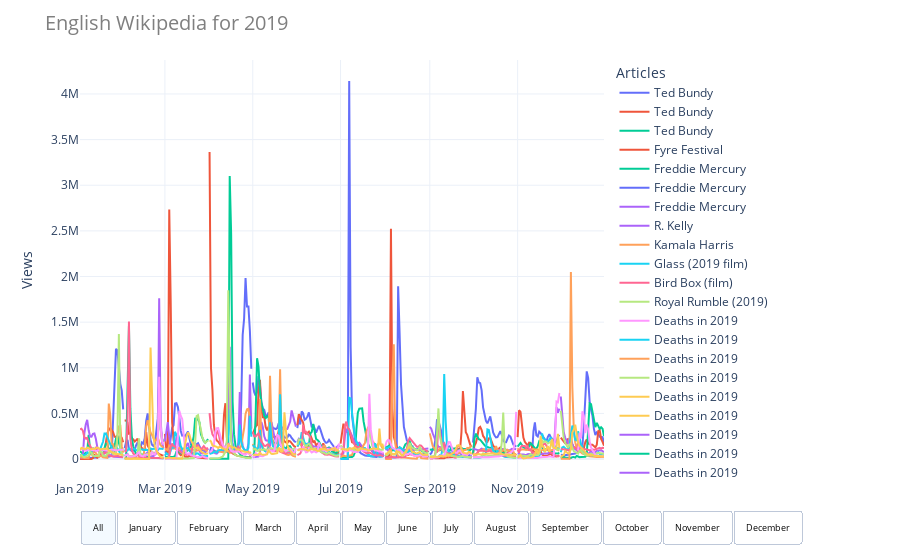

Here is the notebook cell this chart was saved with:
### Markdown cell above
### Most viewed articles in Wikipedia for 2019

I decided to use plotly for this visualization, because it allows to create interactive plots. I use bottons for the entire year and one for each month. The plot for the entire year looks cluttered, but it allows to compare the highest number of views in one day. When looking individual months, it is easier to distinguish specific trends for a subset of articles. Moreover, in the first plot, it is also possible to see trends for articles that were among the top 10 for several months.

#### Most notable trends

- Two categories stand out in these four languages: entertainment and deaths of notable individuals. Several top articles are mostly related to recently released movies and TV series. There is also a high number of views for articles of famous people just after they passed away.

### Code cell
wiki_visual.lang_plot(wiki_en.get_df(), 'total', 'English')
